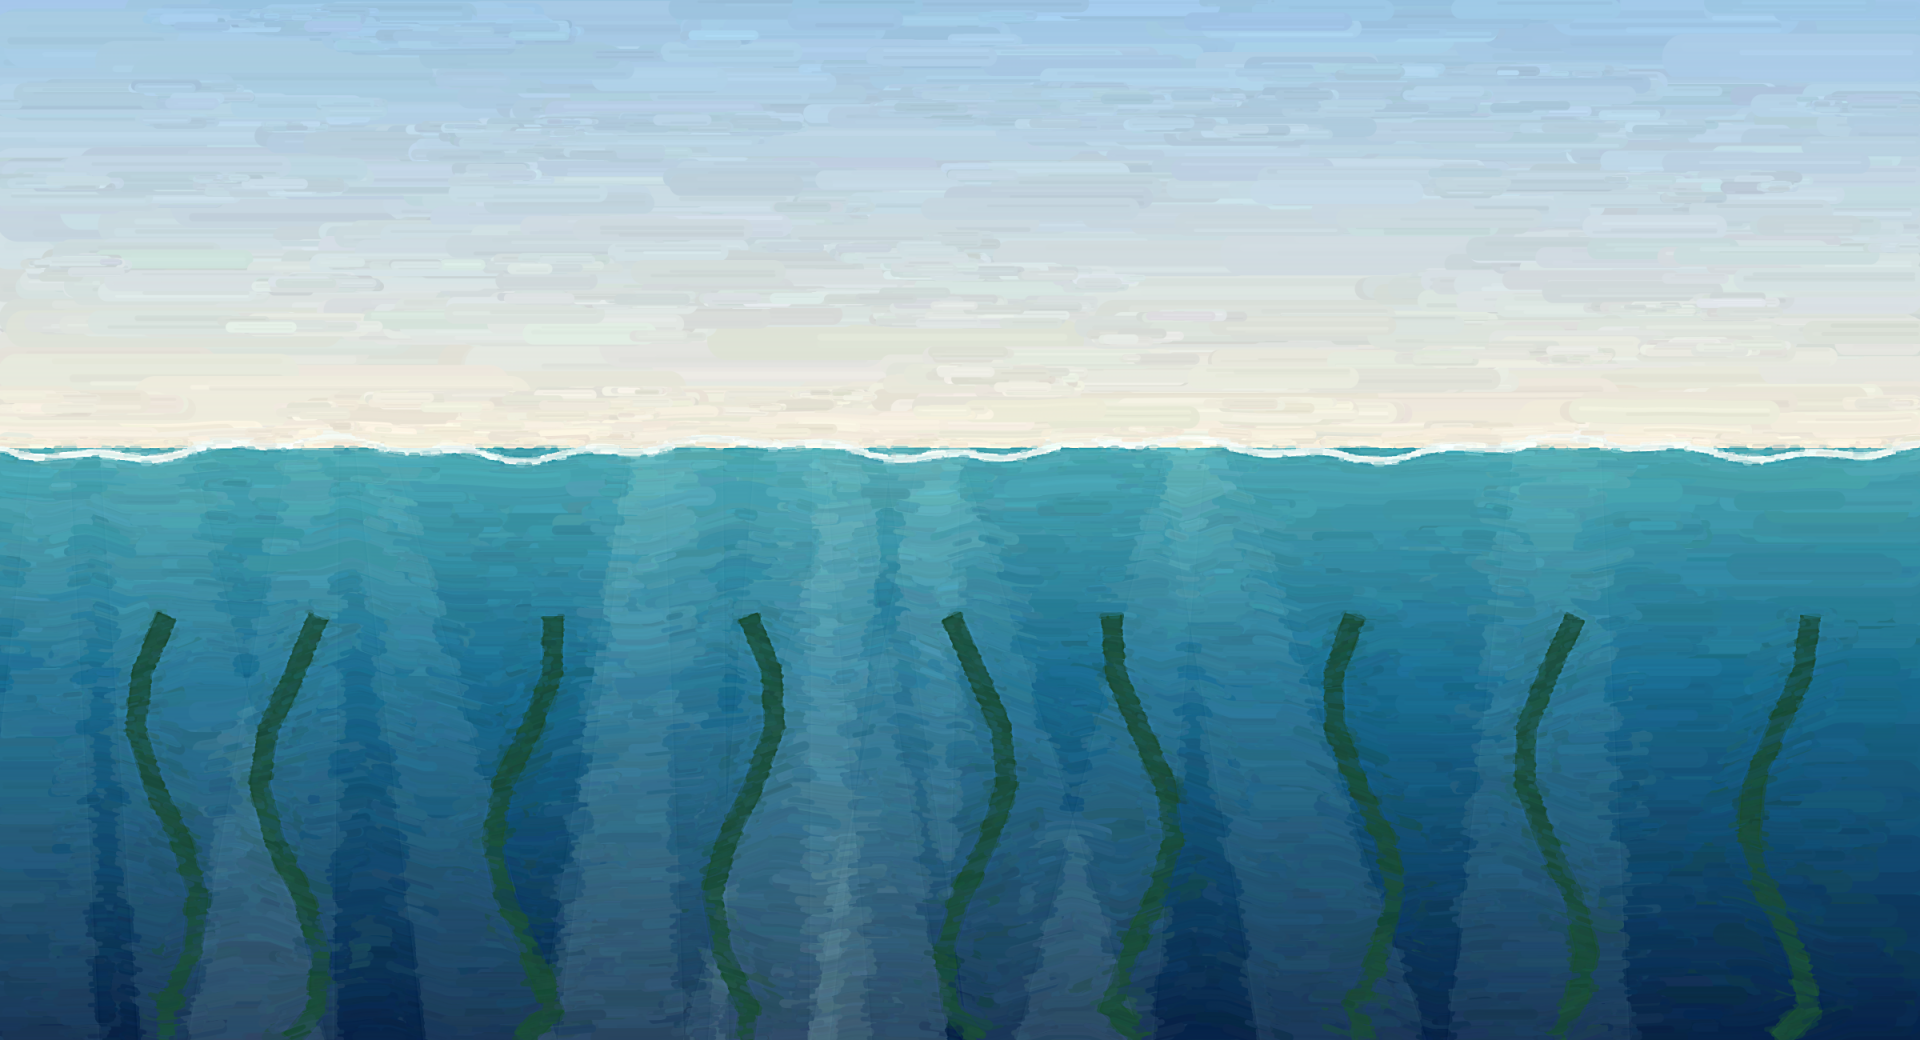

Reproduce this figure in Python.
# split-level plate: air above, underwater below (the film's motif: the surface)
import sys, math, numpy as np, cairo, cv2
sys.path.insert(0, '/home/claude/scarecrow')
from painter import paint
W, H = 2400, 1300; SURF = 560
rng = np.random.default_rng(8)
s = cairo.ImageSurface(cairo.FORMAT_ARGB32, W, H); c = cairo.Context(s)
g = cairo.LinearGradient(0, 0, 0, SURF)
for o, col in ((0, (0.62, 0.78, 0.90)), (1, (0.96, 0.93, 0.86))):
    g.add_color_stop_rgb(o, *col)
c.rectangle(0, 0, W, SURF); c.set_source(g); c.fill()
g = cairo.LinearGradient(0, SURF, 0, H)
for o, col in ((0, (0.30, 0.66, 0.70)), (0.4, (0.10, 0.42, 0.56)), (1, (0.03, 0.14, 0.28))):
    g.add_color_stop_rgb(o, *col)
c.rectangle(0, SURF, W, H - SURF); c.set_source(g); c.fill()
for k in range(14):                       # light shafts
    x = rng.uniform(0, W); w = rng.uniform(30, 120); sk = rng.uniform(-200, 200)
    c.move_to(x, SURF); c.line_to(x + w, SURF); c.line_to(x + w + sk + 80, H); c.line_to(x + sk - 40, H); c.close_path()
    c.set_source_rgba(0.80, 0.95, 0.92, 0.10); c.fill()
for k in range(9):                        # kelp
    x = 150 + k * 260 + rng.uniform(-60, 60)
    c.move_to(x, H)
    for j in range(8):
        c.line_to(x + 40 * math.sin(j * 0.9 + k), H - j * 70 - 40)
    c.set_line_width(26); c.set_source_rgba(0.10, 0.30, 0.22, 0.9); c.stroke()
# surface band (silver ceiling seen from both sides)
for x in range(0, W, 6):
    y = SURF + 10 * math.sin(x * 0.012) + 5 * math.sin(x * 0.041)
    c.rectangle(x, y - 3, 6, 9); c.set_source_rgba(0.95, 0.98, 0.96, 0.9); c.fill()
buf = np.ndarray((H, W, 4), np.uint8, s.get_data())[..., [2, 1, 0]].astype(np.float32) / 255
out = paint(buf, hint=np.zeros((H, W), np.float32), lenmul=np.ones((H, W), np.float32) * 2.0, seed=9, coh_w=np.ones((H, W), np.float32) * 0.4)
cv2.imwrite('plate2.png', (cv2.resize(out, (1920, 1040), interpolation=cv2.INTER_AREA)[..., ::-1] * 255).astype(np.uint8))
print('ok')
